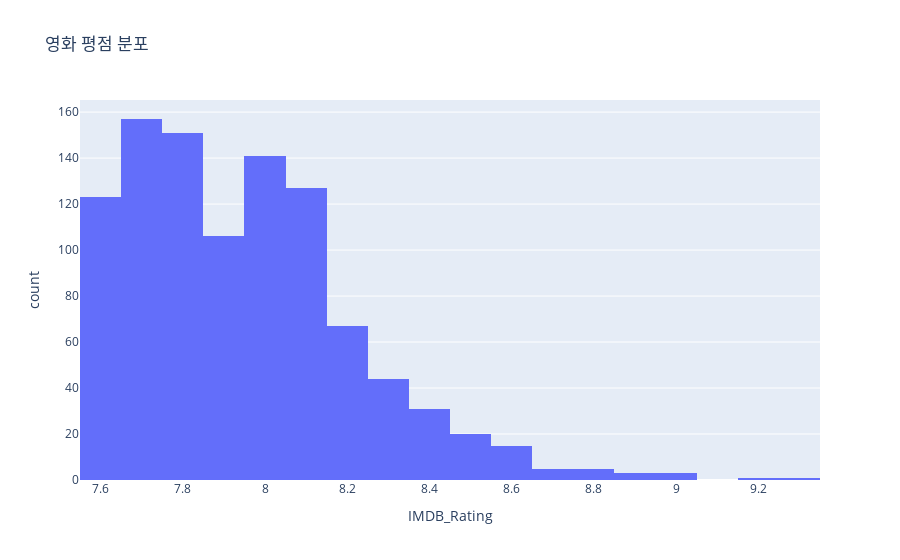

Notebook code cell kept with this figure:
### Code cell
fig = px.histogram(df, x='IMDB_Rating', nbins=20, title='영화 평점 분포')
fig.show()

### Figure 1 — Plotly figure (JSON) as saved in the notebook; plotly's stock layout.template omitted (floating-point values rounded to 4 significant figures; data arrays with more than 128 entries replaced by an {"elided": "..."} marker saying what was removed)
{"data": [{"bingroup": "x", "hovertemplate": "IMDB_Rating=%{x}<br>count=%{y}<extra></extra>", "legendgroup": "", "marker": {"color": "#636efa", "pattern": {"shape": ""}}, "name": "", "nbinsx": 20, "orientation": "v", "showlegend": false, "type": "histogram", "x": {"elided": "1000 float values"}, "xaxis": "x", "yaxis": "y"}], "layout": {"barmode": "relative", "legend": {"tracegroupgap": 0}, "title": {"text": "영화 평점 분포"}, "xaxis": {"anchor": "y", "domain": [0, 1], "title": {"text": "IMDB_Rating"}}, "yaxis": {"anchor": "x", "domain": [0, 1], "title": {"text": "count"}}}}
